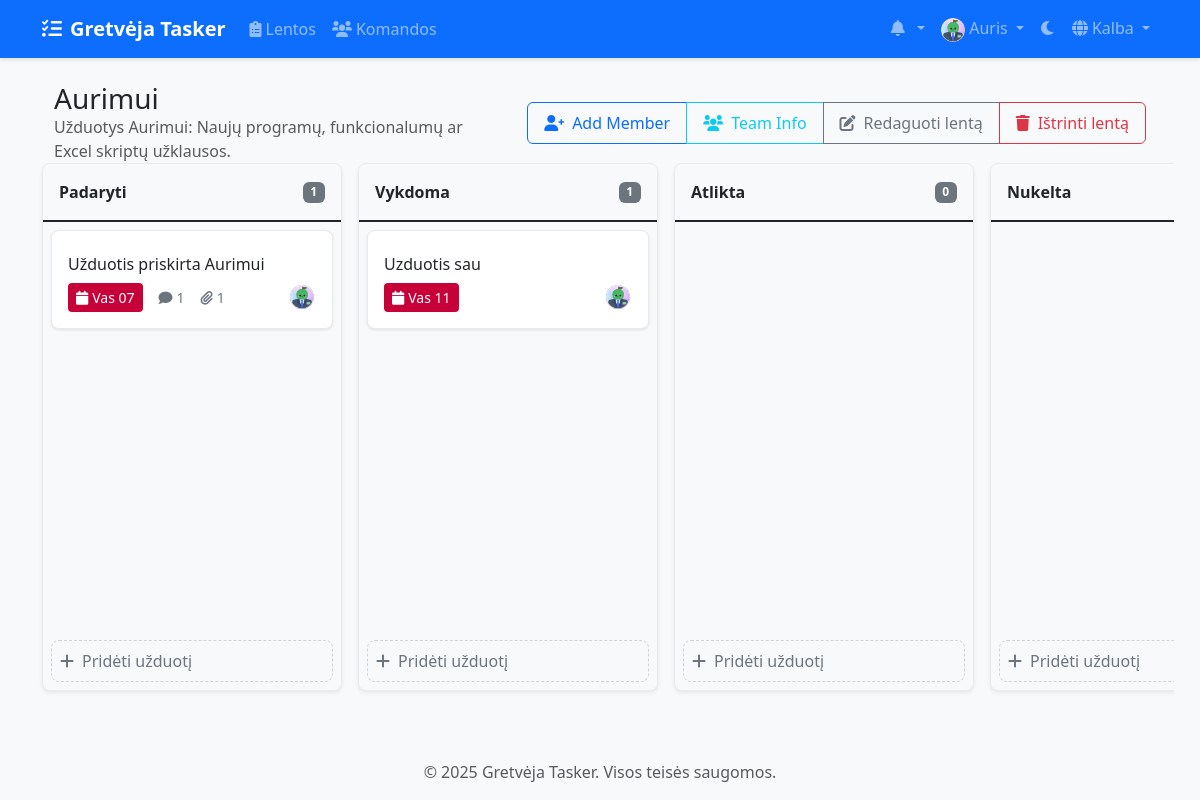
Page /lt/boards/2/ (signed in) on the committed database.
### accounts/models.py (models this page shows, shortened)
class CustomUser(AbstractUser):
    email = models.EmailField(_('email address'), unique=True)
    avatar = models.ImageField(upload_to='avatars/', null=True, blank=True)
    bio = models.TextField(max_length=500, blank=True)
    theme_preference = models.CharField(
        max_length=10,
        choices=[('light', 'Light'), ('dark', 'Dark')],
        default='light'
    )
    notification_preferences = models.JSONField(
        default=dict,
        help_text=_('User notification preferences')
    )
    class Meta:
        verbose_name = _('user')
        verbose_name_plural = _('users')

### boards/models.py (models this page shows, shortened)
class Board(models.Model):
    title = models.CharField(max_length=200)
    description = models.TextField(blank=True)
    created_at = models.DateTimeField(auto_now_add=True)
    updated_at = models.DateTimeField(auto_now=True)
    owner = models.ForeignKey(
        settings.AUTH_USER_MODEL,
        on_delete=models.CASCADE,
        related_name='owned_boards'
    )
    team = models.ForeignKey(
        Team,
        on_delete=models.CASCADE,
        related_name='boards',
        null=True,
        blank=True
    )

class Column(models.Model):
    COLUMN_TYPES = [
        ('todo', 'Padaryti'),
        ('doing', 'Daroma'),
        ('done', 'Atlikta'),
        ('rejected', 'Atmesta'),
    ]
    board = models.ForeignKey(Board, on_delete=models.CASCADE, related_name='columns')
    title = models.CharField(max_length=100)
    type = models.CharField(max_length=20, choices=COLUMN_TYPES)
    position = models.PositiveIntegerField()
    color = ColorField(default='#FF0000')
    class Meta:
        ordering = ['position']

class Task(models.Model):
    PRIORITY_CHOICES = [
        ('low', 'Low'),
        ('medium', 'Medium'),
        ('high', 'High'),
    ]
    title = models.CharField(max_length=200)
    description = models.TextField(blank=True)
    column = models.ForeignKey(Column, on_delete=models.CASCADE, related_name='tasks')
    created_by = models.ForeignKey(
        settings.AUTH_USER_MODEL,
        on_delete=models.CASCADE,
        related_name='created_tasks'
    )
    assigned_to = models.ForeignKey(
        settings.AUTH_USER_MODEL,
        on_delete=models.SET_NULL,
        null=True,
        blank=True,
        related_name='assigned_tasks'
    )
    created_at = models.DateTimeField(auto_now_add=True)
    updated_at = models.DateTimeField(auto_now=True)
    due_date = models.DateTimeField(null=True, blank=True)
    priority = models.CharField(
        max_length=10,
        choices=PRIORITY_CHOICES,
        default='medium'
    )
    position = models.PositiveIntegerField()
    labels = models.ManyToManyField('Label', blank=True)
    class Meta:
        ordering = ['position']

### boards/views/board_views.py (the view)
# urls.py: path('<int:board_id>/', views.board_detail, name='board_detail'),
@login_required
def board_detail(request, board_id):
    board = get_object_or_404(Board, id=board_id)
    if not can_view_board(request.user, board):
        messages.error(request, "You don't have permission to view this board.")
        return redirect('boards:board_list')
    stats = BoardService.get_board_stats(board)
    users = BoardService.get_board_members(board)
    is_admin = False
    pending_invitations = None
    if board.team:
        is_admin = is_team_admin(request.user, board.team)
        if is_admin:
            pending_invitations = board.team.invitations.filter(status='pending')
    return render(request, 'boards/board_detail.html', {
        'board': board,
        'progress': stats['progress'],
        'users': users,
        'can_edit': can_edit_board(request.user, board),
        'is_admin': is_admin,
        'pending_invitations': pending_invitations,
        'is_team_member': board.team and is_team_member(request.user, board.team)
    })

### templates/boards/board_detail.html (shortened to what this page needs)
{% extends 'base.html' %}
{% load static %}
{% load i18n %}
{% load task_tags %}
{% block content %}
<div class="board-header">
    <div class="container-fluid">
        <div class="row align-items-center">
            <div class="col">
                <h1 class="h3 mb-0">{{ board.title }}</h1>
                {% if board.description %}
                    <p class="text-muted mb-0">{{ board.description }}</p>
                {% endif %}
            </div>
            <div class="col-auto">
                <div class="btn-group">
                    {% if board.team %}
                        {% if is_admin %}
                            <button type="button" class="btn btn-outline-primary" data-bs-toggle="modal" data-bs-target="#addMemberModal">
                                <i class="fas fa-user-plus me-2"></i>{% trans "Add Member" %}
                            </button>
                        {% endif %}
                        {% if is_team_member %}
                            <button type="button" class="btn btn-outline-info" data-bs-toggle="modal" data-bs-target="#teamInfoModal">
                                <i class="fas fa-users me-2"></i>{% trans "Team Info" %}
                            </button>
                        {% endif %}
                    {% endif %}
                    {% if board.owner == user %}
                        <a href="{% url 'boards:board_edit' board_id=board.id %}" class="btn btn-outline-secondary">
                            <i class="fas fa-edit me-2"></i>{% trans "Edit Board" %}
                        </a>
                        <button type="button" class="btn btn-outline-danger" data-bs-toggle="modal" data-bs-target="#deleteBoardModal">
                            <i class="fas fa-trash me-2"></i>{% trans "Delete Board" %}
                        </button>
                    {% endif %}
                </div>
            </div>
        </div>
    </div>
</div>
<div class="kanban-board">
    {% for column in board.columns.all %}
        <div class="kanban-column">
            <div class="column-header d-flex justify-content-between align-items-center">
                <span>{% trans column.title %}</span>
                <span class="badge bg-secondary">{{ column.tasks.count }}</span>
            </div>
            <div class="task-list" data-column-id="{{ column.id }}">
                {% for task in column.tasks.all %}
                    <div class="task {% if task.priority == 'high' %}border border-danger bg-danger bg-opacity-10{% endif %}"
                         id="task-{{ task.id }}" draggable="true" data-task-id="{{ task.id }}">
                        <h6 class="mb-2">
                            <a href="{% url 'boards:task_detail' task_id=task.id %}" class="text-decoration-none text-reset">
                                {{ task.title }}
                            </a>
                        </h6>
                        <div class="task-meta">
                            {% if task.due_date %}
                                <span class="due-date {% get_due_date_class task %}">
                                    <i class="fas fa-calendar"></i>{{ task.due_date|date:"M d" }}
                                </span>
                            {% endif %}
                            {% if task.comments.exists %}
                                <span><i class="fas fa-comment"></i>{{ task.comments.count }}</span>
                            {% endif %}
                            {% if task.attachments.exists %}
                                <span><i class="fas fa-paperclip"></i>{{ task.attachments.count }}</span>
                            {% endif %}
                            {% if task.assigned_to %}
                                <div class="member-avatar ms-auto" title="{{ task.assigned_to.get_full_name|default:task.assigned_to.username }}">
                                    {% if task.assigned_to.avatar %}
                                        <img src="{{ task.assigned_to.avatar.url }}" alt="{{ task.assigned_to.username }}" class="img-fluid">
                                    {% else %}
                                        <div class="w-100 h-100 d-flex align-items-center justify-content-center bg-primary text-white">
                                            {{ task.assigned_to.username|make_list|first|upper }}
                                        </div>
                                    {% endif %}
                                </div>
                            {% endif %}
                        </div>
                    </div>
                {% endfor %}
            </div>
            {% if can_edit %}
                <div class="p-2">
                    <button class="add-task-btn" data-column-id="{{ column.id }}" data-board-id="{{ board.id }}">
                        <i class="fas fa-plus me-2"></i>{% trans "Add Task" %}
                    </button>
                </div>
            {% endif %}
        </div>
    {% endfor %}
</div>
{% endblock %}

### templates/base.html (shortened to what this page needs)
{% load static %}
{% load compress %}
{% load i18n %}
<!DOCTYPE html>
<html lang="{{ LANGUAGE_CODE }}" data-bs-theme="light">
<head>
    <link href="https://cdn.jsdelivr.net/npm/bootstrap@5.3.2/dist/css/bootstrap.min.css" rel="stylesheet">
    <link href="https://cdnjs.cloudflare.com/ajax/libs/font-awesome/6.0.0/css/all.min.css" rel="stylesheet">
    <link href="https://cdn.jsdelivr.net/npm/select2@4.1.0-rc.0/dist/css/select2.min.css" rel="stylesheet">
    <link href="https://cdn.jsdelivr.net/npm/select2-bootstrap-5-theme@1.3.0/dist/select2-bootstrap-5-theme.min.css" rel="stylesheet">
    {% compress css %}
    <link href="{% static 'css/style.css' %}" rel="stylesheet">
    {% endcompress %}
</head>
<body>
    <nav class="navbar navbar-expand-lg navbar-dark bg-primary">
        <div class="container">
            <a class="navbar-brand" href="{% url 'home' %}">
                <i class="fas fa-tasks me-2"></i>{% trans "Gretvėja Tasker" %}
            </a>
            <div class="collapse navbar-collapse" id="navbarNav">
                <ul class="navbar-nav me-auto">
                    {% if user.is_authenticated %}
                        <li class="nav-item">
                            <a class="nav-link" href="{% url 'boards:board_list' %}">
                                <i class="fas fa-clipboard-list me-1"></i>{% trans "Boards" %}
                            </a>
                        </li>
                        <li class="nav-item">
                            <a class="nav-link" href="{% url 'teams:team_list' %}">
                                <i class="fas fa-users me-1"></i>{% trans "Teams" %}
                            </a>
                        </li>
                    {% endif %}
                </ul>
                <ul class="navbar-nav">
                    {% if user.is_authenticated %}
                        <li class="nav-item dropdown">
                            <a class="nav-link dropdown-toggle" href="#" id="notificationsDropdown" role="button" data-bs-toggle="dropdown">
                                <i class="fas fa-bell me-1"></i>
                            </a>
                        </li>
                        <li class="nav-item dropdown">
                            <a class="nav-link dropdown-toggle" href="#" id="userDropdown" role="button" data-bs-toggle="dropdown">
                                {% if user.avatar %}
                                    <img src="{{ user.avatar.url }}" alt="{% trans 'Avatar' %}" class="rounded-circle" width="24" height="24">
                                {% else %}
                                    <i class="fas fa-user-circle"></i>
                                {% endif %}
                                {{ user.username }}
                            </a>
                        </li>
                    {% endif %}
                    <li class="nav-item">
                        <button class="btn nav-link" id="theme-toggle">
                            <i class="fas fa-moon"></i>
                        </button>
                    </li>
                    <li class="nav-item dropdown">
                        <a class="nav-link dropdown-toggle" href="#" id="languageDropdown" role="button" data-bs-toggle="dropdown">
                            <i class="fas fa-globe me-1"></i>{% trans "Language" %}
                        </a>
                                {% get_current_language as CURRENT_LANGUAGE %}
                                {% get_available_languages as LANGUAGES %}
                    </li>
                </ul>
            </div>
        </div>
    </nav>
    <main class="container my-4">
        {% block content %}{% endblock %}
    </main>
    <footer class="footer mt-auto py-3 bg-light">
        <div class="container text-center">
            <span class="text-muted">© {% now "Y" %} Gretvėja Tasker. {% trans "All rights reserved." %}</span>
        </div>
    </footer>
</body>
</html>

### rows in the picture
CustomUser: avatar (picture), username "Auris"
Board: title "Aurimui", description "Užduotys Aurimui: Naujų programų, funkcionalumų ar Excel skriptų užklausos."
Column: tasks.count "1"
Task: title "Užduotis priskirta Aurimui", due_date "Vas 07", comments.count "1", attachments.count "1", assigned_to.avatar (picture)
Column: tasks.count "1"
Task: title "Uzduotis sau", due_date "Vas 11", assigned_to.avatar (picture)
Column: tasks.count "0"
